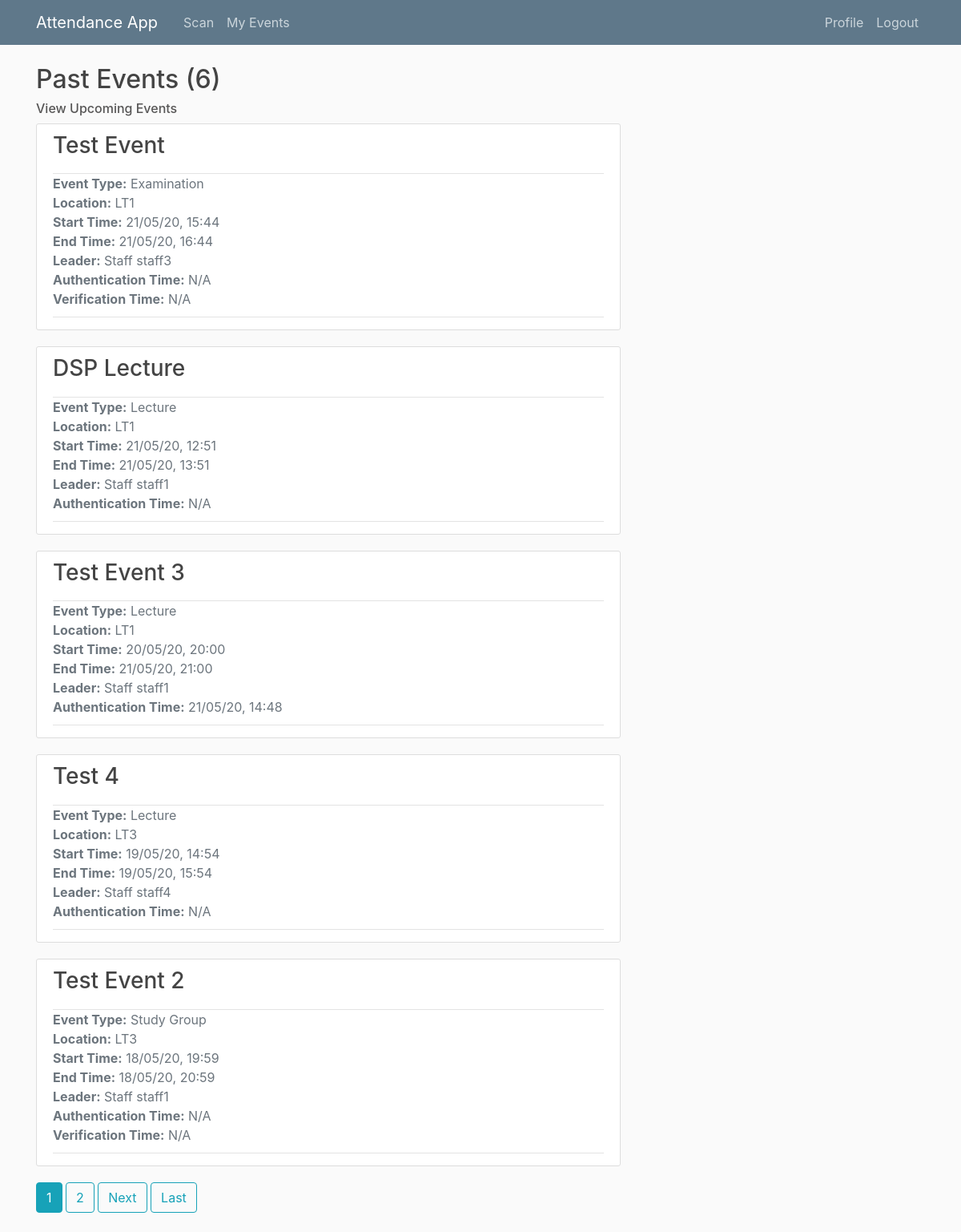
The app's page /events/past/ (signed in) with its own data.
### main/models.py (models this page shows, shortened)
class Event(models.Model):
    EVENT_TYPES = (
        ('LE', 'Lecture'),
        ('EX', 'Examination'),
        ('TU', 'Tutorial'),
        ('SG', 'Study Group')
    )
    title = models.CharField(max_length = 100)
    event_type = models.CharField(max_length=2, choices=EVENT_TYPES) # Lecture, tutorial, exam or study group
    start_time = models.DateTimeField(default = timezone.now)
    end_time = models.DateTimeField(default = one_hour_ahead)
    location = models.CharField(max_length = 100, null = True)
    leader = models.ForeignKey(Staff, on_delete=models.CASCADE, related_name = 'staff_leader') # Leader must be a staff member
    attendees = models.ManyToManyField(Student, related_name='student_attendees')
    auth_uuid = models.UUIDField(default=uuid.uuid4, editable = False) # Generates authentication hash
    register_taken = models.BooleanField(default = False)
    def happening_now(self):
        if timezone.now() >= self.start_time and timezone.now() < self.end_time:
            return True
        else:
            return False

class Attendance(models.Model):
    student = models.ForeignKey(Student, on_delete=models.CASCADE) # if student is deleted, attendance authentications should be deleted too
    event = models.ForeignKey(Event, on_delete=models.CASCADE) # if event is deleted, attendance authentications should be deleted too
    auth_time = models.DateTimeField(null=True)

### users/models.py (models this page shows, shortened)
class Staff(models.Model):
    user = models.OneToOneField(User,  on_delete=models.CASCADE) # Each Staff object maps to one account and vice versa
    def __str__(self):
        return f'Staff {self.user.username}'
    class Meta:
        verbose_name_plural = 'Staff' # otherwise default in admin page would be 'Staffs'

class Student(models.Model):
    user = models.OneToOneField(User,  on_delete=models.CASCADE) # Each Student object maps to one account and vice versa
    cid = models.AutoField(primary_key=True) # CIDs have 8 digits
    course = models.CharField(max_length=50, null = True)
    year = models.IntegerField(null=True)

### main/views.py (the view)
# urls.py: path('events/past/', PastEventListView.as_view(), name='my-past-events'),
class PastEventListView(LoginRequiredMixin, ListView):
    model = Event
    template_name = 'main/past_events.html' # Override the template to search for, default = <app>/<model>_<viewtype>.html (main/event_list.html)
    context_object_name = 'events' # Specify what variable name the objects in the list should be called, so they are looped as they were when using the function based view in the template
    paginate_by = 5 # number of events to display per page
    def get_queryset(self):
        user = self.request.user
        if user.groups.filter(name='Students').exists():
            return Event.objects.filter(attendees=user.student, end_time__lte=timezone.now()).order_by('-start_time') # Past events have end time < current time. Display in reverse chronological order
        elif user.groups.filter(name='Staff').exists():
            return Event.objects.filter(leader=user.staff,end_time__lte=timezone.now()).order_by('-start_time')
        elif user.groups.filter(name='Admin').exists(): # Admin users can view all events
            return Event.objects.filter(end_time__lte=timezone.now()).order_by('-start_time')

### main/templatetags/event_extras.py (called while the page is built)
@register.filter(name='attendance_authenticated')
def attendance_authenticated(event, user):
    from main.models import Attendance
    return Attendance.objects.filter(event=event, student=user.student).exists()

@register.filter(name='auth_time')
def auth_time(event, user):
    from main.models import Attendance
    attendance = Attendance.objects.get(event=event, student=user.student)
    return attendance.auth_time

@register.filter(name='attendance_verified')
def attendance_verified(event, user):
    from main.models import Verification
    return Verification.objects.filter(event=event, student=user.student).exists()

### users/templatetags/user_extras.py (called while the page is built)
@register.filter(name='has_group')
def has_group(user, group_name):
    return user.groups.filter(name=group_name).exists()

### main/templates/main/past_events.html
{% extends 'main/events.html' %}
{% block upcoming_or_past %}
    <h2>Past Events ({{ page_obj.paginator.count }})</h2>
    <h6><a class="subtitle" href="{% url 'my-events' %}">View Upcoming Events</a></h6>
{% endblock upcoming_or_past %}

### main/templates/main/events.html (shortened to what this page needs)
{% extends 'main/base.html' %}
{% load user_extras %}
{% load event_extras %}
{% block content %}
    {% block upcoming_or_past %}{% endblock upcoming_or_past %}
    {% for event in events %}
        <article class="media content-section">
            <div class="media-body">
                <div class="article-header">
                    <h3><a class="article-title" href="{% url 'event-detail' event.id %}">{{ event.title }}</a></h3>
                </div>
                <div class="article-metadata">
                    <ul class="list-unstyled">
                        <li class="text-secondary"><b>Event Type:</b> {{ event.get_event_type_display }}</li>
                        <li class="text-muted"><b>Location:</b> {{ event.location }}</li>
                        <li class="text-muted"><b>Start Time:</b> {{ event.start_time|date:"d/m/y, H:i" }}</li>
                        <li class="text-muted"><b>End Time:</b> {{ event.end_time|date:"d/m/y, H:i" }}</li>
                        <li class="text-muted"><b>Leader:</b> {{ event.leader }}</li>
                        {% block auth_info %}
                        {% if user|has_group:"Students" %}
                        <li class="text-muted">
                            <b>Authentication Time:</b>
                            {% if event|attendance_authenticated:user %}
                                {{ event|auth_time:user|date:"d/m/y, H:i" }}
                            {% else %}
                                N/A
                            {% endif %}
                        </li>
                        <li class="text-muted">
                            {% if event.event_type != "LE" %}
                                <b>Verification Time:</b>
                                {% if event|attendance_verified:user %}
                                    {{ event|verification_time:user|date:"d/m/y, H:i" }}
                                {% else %}
                                    N/A
                                {% endif %}
                            {% endif %}
                        </li>
                    {% endif %}
                        {% endblock auth_info %}
                    </ul>
                </div>
            </div>
        </article>
    {% endfor %}
    {% if is_paginated %}
        {% for num in page_obj.paginator.page_range %}
            {% if page_obj.number == num %}
                <a class="btn btn-info mb-4" href="?page={{ num }}">{{ num }}</a>
            {% elif num > page_obj.number|add:'-3' and num < page_obj.number|add:'3' %}
                <a class="btn btn-outline-info mb-4" href="?page={{ num }}">{{ num }}</a>
            {% endif %}
        {% endfor %}
        {% if page_obj.has_next %}
            <a class="btn btn-outline-info mb-4" href="?page={{ page_obj.next_page_number }}">Next</a>
            <a class="btn btn-outline-info mb-4" href="?page={{ page_obj.paginator.num_pages }}">Last</a>
        {% endif %}
    {% endif %}
{% endblock content %}

### main/static/main/main.css (style rules this page uses)
body { background: #fafafa; color: #333333; margin-top: 5rem; }
h1, h2, h3, h4, h5, h6 { color: #444444; }
h2 { font-size: 2rem; }
ul { margin: 0; }
.subtitle { color: #575656; }
.content-section { background: #ffffff; padding: 10px 20px; border: 1px solid #dddddd; border-radius: 3px; margin-bottom: 20px; }
.article-header { padding-bottom: 10px; border-bottom: 1px solid #e3e3e3; }
.article-header .article-title { color: #444444; }
.article-metadata { padding-bottom: 10px; margin-bottom: 5px; border-bottom: 1px solid #e3e3e3 }

### records on screen
Event: title "Test Event", event_type "Examination", location "LT1", start_time "21/05/20, 15:44", end_time "21/05/20, 16:44", leader "Staff staff3", shows "N/A", shows "Verification Time:"
Event: title "DSP Lecture", event_type "Lecture", location "LT1", start_time "21/05/20, 12:51", end_time "21/05/20, 13:51", leader "Staff staff1", shows "N/A"
Event: title "Test Event 3", event_type "Lecture", location "LT1", start_time "20/05/20, 20:00", end_time "21/05/20, 21:00", leader "Staff staff1", id.auth_time "21/05/20, 14:48"
Event: title "Test 4", event_type "Lecture", location "LT3", start_time "19/05/20, 14:54", end_time "19/05/20, 15:54", leader "Staff staff4", shows "N/A"
Event: title "Test Event 2", event_type "Study Group", location "LT3", start_time "18/05/20, 19:59", end_time "18/05/20, 20:59", leader "Staff staff1", shows "N/A", shows "Verification Time:"

### other values on screen
{{ page_obj.paginator.count }} "6"
{{ num }} "1"
{{ num }} "2"
